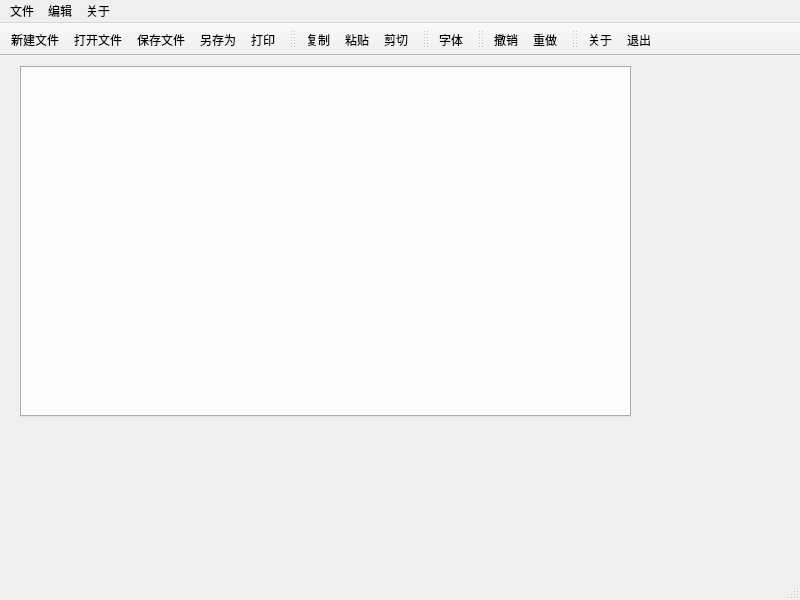
<?xml version="1.0" encoding="UTF-8"?>
<ui version="4.0">
 <class>MainWindow</class>
 <widget class="QMainWindow" name="MainWindow">
  <property name="geometry">
   <rect>
    <x>0</x>
    <y>0</y>
    <width>800</width>
    <height>600</height>
   </rect>
  </property>
  <property name="windowTitle">
   <string>VsCold</string>
  </property>
  <property name="windowIcon">
   <iconset resource="images.qrc">
    <normaloff>:/images/pencil.png</normaloff>:/images/pencil.png</iconset>
  </property>
  <widget class="QWidget" name="centralwidget">
   <widget class="QTabWidget" name="tabWidget">
    <property name="geometry">
     <rect>
      <x>20</x>
      <y>10</y>
      <width>611</width>
      <height>351</height>
     </rect>
    </property>
    <property name="tabShape">
     <enum>QTabWidget::Rounded</enum>
    </property>
    <property name="currentIndex">
     <number>-1</number>
    </property>
    <property name="elideMode">
     <enum>Qt::ElideMiddle</enum>
    </property>
    <property name="tabsClosable">
     <bool>true</bool>
    </property>
    <property name="movable">
     <bool>true</bool>
    </property>
   </widget>
  </widget>
  <widget class="QMenuBar" name="menubar">
   <property name="geometry">
    <rect>
     <x>0</x>
     <y>0</y>
     <width>800</width>
     <height>17</height>
    </rect>
   </property>
   <widget class="QMenu" name="menu">
    <property name="title">
     <string>文件</string>
    </property>
    <widget class="QMenu" name="menu_3">
     <property name="title">
      <string>最近打开</string>
     </property>
     <addaction name="clear_history"/>
    </widget>
    <addaction name="new_file"/>
    <addaction name="open_file"/>
    <addaction name="menu_3"/>
    <addaction name="separator"/>
    <addaction name="save_file"/>
    <addaction name="save_as"/>
    <addaction name="separator"/>
    <addaction name="exit"/>
   </widget>
   <widget class="QMenu" name="menubianji">
    <property name="title">
     <string>编辑</string>
    </property>
    <addaction name="copy"/>
    <addaction name="paste"/>
    <addaction name="cut"/>
    <addaction name="separator"/>
    <addaction name="font"/>
   </widget>
   <widget class="QMenu" name="menu_2">
    <property name="title">
     <string>关于</string>
    </property>
    <addaction name="about"/>
   </widget>
   <addaction name="menu"/>
   <addaction name="menubianji"/>
   <addaction name="menu_2"/>
  </widget>
  <widget class="QStatusBar" name="statusbar"/>
  <widget class="QToolBar" name="toolBar">
   <property name="windowTitle">
    <string>toolBar</string>
   </property>
   <property name="movable">
    <bool>false</bool>
   </property>
   <attribute name="toolBarArea">
    <enum>TopToolBarArea</enum>
   </attribute>
   <attribute name="toolBarBreak">
    <bool>false</bool>
   </attribute>
   <addaction name="new_file"/>
   <addaction name="open_file"/>
   <addaction name="save_file"/>
   <addaction name="save_as"/>
   <addaction name="print"/>
  </widget>
  <widget class="QToolBar" name="toolBar_2">
   <property name="windowTitle">
    <string>toolBar_2</string>
   </property>
   <attribute name="toolBarArea">
    <enum>TopToolBarArea</enum>
   </attribute>
   <attribute name="toolBarBreak">
    <bool>false</bool>
   </attribute>
   <addaction name="copy"/>
   <addaction name="paste"/>
   <addaction name="cut"/>
  </widget>
  <widget class="QToolBar" name="toolBar_3">
   <property name="windowTitle">
    <string>toolBar_3</string>
   </property>
   <attribute name="toolBarArea">
    <enum>TopToolBarArea</enum>
   </attribute>
   <attribute name="toolBarBreak">
    <bool>false</bool>
   </attribute>
   <addaction name="font"/>
  </widget>
  <widget class="QToolBar" name="toolBar_4">
   <property name="windowTitle">
    <string>toolBar_4</string>
   </property>
   <attribute name="toolBarArea">
    <enum>TopToolBarArea</enum>
   </attribute>
   <attribute name="toolBarBreak">
    <bool>false</bool>
   </attribute>
   <addaction name="undo"/>
   <addaction name="redo"/>
  </widget>
  <widget class="QToolBar" name="toolBar_5">
   <property name="windowTitle">
    <string>toolBar_5</string>
   </property>
   <attribute name="toolBarArea">
    <enum>TopToolBarArea</enum>
   </attribute>
   <attribute name="toolBarBreak">
    <bool>false</bool>
   </attribute>
   <addaction name="about"/>
   <addaction name="exit"/>
  </widget>
  <action name="new_file">
   <property name="icon">
    <iconset resource="images.qrc">
     <normaloff>:/images/new.png</normaloff>:/images/new.png</iconset>
   </property>
   <property name="text">
    <string>新建文件</string>
   </property>
   <property name="shortcut">
    <string>Ctrl+N</string>
   </property>
  </action>
  <action name="save_file">
   <property name="icon">
    <iconset resource="images.qrc">
     <normaloff>:/images/save.png</normaloff>:/images/save.png</iconset>
   </property>
   <property name="text">
    <string>保存文件</string>
   </property>
   <property name="shortcut">
    <string>Ctrl+S</string>
   </property>
  </action>
  <action name="open_file">
   <property name="icon">
    <iconset resource="images.qrc">
     <normaloff>:/images/open.png</normaloff>:/images/open.png</iconset>
   </property>
   <property name="text">
    <string>打开文件</string>
   </property>
   <property name="shortcut">
    <string>Ctrl+O</string>
   </property>
  </action>
  <action name="save_as">
   <property name="icon">
    <iconset resource="images.qrc">
     <normaloff>:/images/save_as.png</normaloff>:/images/save_as.png</iconset>
   </property>
   <property name="text">
    <string>另存为</string>
   </property>
   <property name="shortcut">
    <string>Ctrl+Shift+S</string>
   </property>
  </action>
  <action name="paste">
   <property name="icon">
    <iconset resource="images.qrc">
     <normaloff>:/images/paste.png</normaloff>:/images/paste.png</iconset>
   </property>
   <property name="text">
    <string>粘贴</string>
   </property>
   <property name="shortcut">
    <string>Ctrl+V</string>
   </property>
  </action>
  <action name="copy">
   <property name="icon">
    <iconset resource="images.qrc">
     <normaloff>:/images/copy.png</normaloff>:/images/copy.png</iconset>
   </property>
   <property name="text">
    <string>复制</string>
   </property>
   <property name="shortcut">
    <string>Ctrl+C</string>
   </property>
  </action>
  <action name="cut">
   <property name="icon">
    <iconset resource="images.qrc">
     <normaloff>:/images/cut.png</normaloff>:/images/cut.png</iconset>
   </property>
   <property name="text">
    <string>剪切</string>
   </property>
   <property name="shortcut">
    <string>Ctrl+X</string>
   </property>
  </action>
  <action name="font">
   <property name="icon">
    <iconset resource="images.qrc">
     <normaloff>:/images/font.png</normaloff>:/images/font.png</iconset>
   </property>
   <property name="text">
    <string>字体</string>
   </property>
   <property name="shortcut">
    <string>Ctrl+Alt+F</string>
   </property>
  </action>
  <action name="undo">
   <property name="icon">
    <iconset resource="images.qrc">
     <normaloff>:/images/edit_undo.png</normaloff>:/images/edit_undo.png</iconset>
   </property>
   <property name="text">
    <string>撤销</string>
   </property>
   <property name="shortcut">
    <string>Ctrl+Z</string>
   </property>
  </action>
  <action name="redo">
   <property name="icon">
    <iconset resource="images.qrc">
     <normaloff>:/images/edit_redo.png</normaloff>:/images/edit_redo.png</iconset>
   </property>
   <property name="text">
    <string>重做</string>
   </property>
   <property name="shortcut">
    <string>Ctrl+Shift+Z</string>
   </property>
  </action>
  <action name="about">
   <property name="icon">
    <iconset resource="images.qrc">
     <normaloff>:/images/info.png</normaloff>:/images/info.png</iconset>
   </property>
   <property name="text">
    <string>关于</string>
   </property>
   <property name="shortcut">
    <string>Ctrl+Shift+I</string>
   </property>
  </action>
  <action name="exit">
   <property name="icon">
    <iconset resource="images.qrc">
     <normaloff>:/images/exit.png</normaloff>:/images/exit.png</iconset>
   </property>
   <property name="text">
    <string>退出</string>
   </property>
   <property name="shortcut">
    <string>Shift+Esc</string>
   </property>
  </action>
  <action name="clear_history">
   <property name="text">
    <string>清除历史</string>
   </property>
  </action>
  <action name="print">
   <property name="icon">
    <iconset resource="images.qrc">
     <normaloff>:/images/print.png</normaloff>:/images/print.png</iconset>
   </property>
   <property name="text">
    <string>打印</string>
   </property>
   <property name="shortcut">
    <string>Ctrl+P</string>
   </property>
  </action>
 </widget>
 <resources>
  <include location="images.qrc"/>
 </resources>
 <connections/>
</ui>
